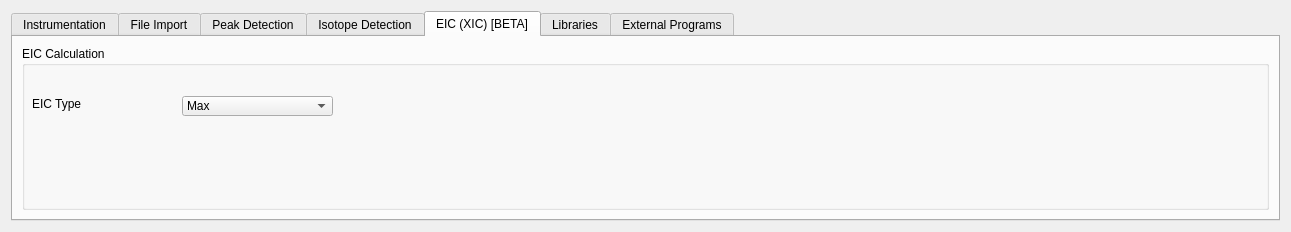
<?xml version="1.0" encoding="UTF-8"?>
<ui version="4.0">
 <class>SettingsForm</class>
 <widget class="QWidget" name="SettingsForm">
  <property name="geometry">
   <rect>
    <x>0</x>
    <y>0</y>
    <width>1291</width>
    <height>232</height>
   </rect>
  </property>
  <property name="sizePolicy">
   <sizepolicy hsizetype="Minimum" vsizetype="Maximum">
    <horstretch>0</horstretch>
    <verstretch>0</verstretch>
   </sizepolicy>
  </property>
  <property name="windowTitle">
   <string>Options</string>
  </property>
  <layout class="QGridLayout" name="gridLayout">
   <item row="0" column="0">
    <widget class="QTabWidget" name="tabWidget">
     <property name="currentIndex">
      <number>4</number>
     </property>
     <widget class="QWidget" name="instrumentationOptions">
      <attribute name="title">
       <string>Instrumentation</string>
      </attribute>
      <layout class="QHBoxLayout" name="horizontalLayout_2">
       <item>
        <widget class="QGroupBox" name="instrumentSettings">
         <property name="title">
          <string>Instrumentation Type</string>
         </property>
         <layout class="QGridLayout" name="gridLayout_2">
          <item row="0" column="0">
           <widget class="QLabel" name="label_3">
            <property name="text">
             <string>Polarity / Ionization Mode:</string>
            </property>
           </widget>
          </item>
          <item row="0" column="1">
           <widget class="QComboBox" name="ionizationMode">
            <item>
             <property name="text">
              <string>Auto Detect</string>
             </property>
            </item>
            <item>
             <property name="text">
              <string>Neutral (0)</string>
             </property>
            </item>
            <item>
             <property name="text">
              <string>Positive (+1)</string>
             </property>
            </item>
            <item>
             <property name="text">
              <string>Negative (-1)</string>
             </property>
            </item>
           </widget>
          </item>
          <item row="0" column="2">
           <widget class="QLabel" name="label_7">
            <property name="text">
             <string>Q1 Accuracy</string>
            </property>
           </widget>
          </item>
          <item row="0" column="3">
           <widget class="QDoubleSpinBox" name="amuQ1">
            <property name="prefix">
             <string/>
            </property>
            <property name="suffix">
             <string> amu</string>
            </property>
            <property name="value">
             <double>0.500000000000000</double>
            </property>
           </widget>
          </item>
          <item row="1" column="1">
           <widget class="QComboBox" name="ionizationType">
            <item>
             <property name="text">
              <string>ESI</string>
             </property>
            </item>
            <item>
             <property name="text">
              <string>EI</string>
             </property>
            </item>
            <item>
             <property name="text">
              <string>CI</string>
             </property>
            </item>
            <item>
             <property name="text">
              <string>APCI</string>
             </property>
            </item>
            <item>
             <property name="text">
              <string>FI/FD</string>
             </property>
            </item>
            <item>
             <property name="text">
              <string>FAB</string>
             </property>
            </item>
            <item>
             <property name="text">
              <string>MALDI</string>
             </property>
            </item>
           </widget>
          </item>
          <item row="1" column="0">
           <widget class="QLabel" name="label_13">
            <property name="text">
             <string>Ionization Type</string>
            </property>
           </widget>
          </item>
          <item row="1" column="2">
           <widget class="QLabel" name="label_14">
            <property name="text">
             <string>Q3 Accuracy</string>
            </property>
           </widget>
          </item>
          <item row="1" column="3">
           <widget class="QDoubleSpinBox" name="amuQ3">
            <property name="suffix">
             <string> amu</string>
            </property>
            <property name="maximum">
             <double>1000000000.000000000000000</double>
            </property>
            <property name="value">
             <double>0.500000000000000</double>
            </property>
           </widget>
          </item>
          <item row="5" column="0">
           <widget class="QLabel" name="label_4">
            <property name="text">
             <string>Instrument Type:</string>
            </property>
           </widget>
          </item>
          <item row="5" column="1">
           <widget class="QComboBox" name="instrumentType">
            <property name="enabled">
             <bool>false</bool>
            </property>
            <item>
             <property name="text">
              <string>Full Spectrum</string>
             </property>
            </item>
            <item>
             <property name="text">
              <string>Triple Quad</string>
             </property>
            </item>
           </widget>
          </item>
         </layout>
        </widget>
       </item>
      </layout>
     </widget>
     <widget class="QWidget" name="FileImport">
      <attribute name="title">
       <string>File Import</string>
      </attribute>
      <layout class="QGridLayout" name="gridLayout_8">
       <item row="1" column="3">
        <widget class="QCheckBox" name="checkBoxMultiprocessing">
         <property name="enabled">
          <bool>true</bool>
         </property>
         <property name="text">
          <string>Enable multiprocessing</string>
         </property>
         <property name="checked">
          <bool>true</bool>
         </property>
        </widget>
       </item>
       <item row="3" column="0">
        <widget class="QLabel" name="label_16">
         <property name="text">
          <string>Scan Filter Intensity Minimum Quantile Cutoff </string>
         </property>
        </widget>
       </item>
       <item row="0" column="0">
        <widget class="QCheckBox" name="centroid_scan_flag">
         <property name="text">
          <string>Centroid Scans</string>
         </property>
        </widget>
       </item>
       <item row="3" column="1">
        <widget class="QSpinBox" name="scan_filter_min_quantile">
         <property name="suffix">
          <string> %</string>
         </property>
        </widget>
       </item>
       <item row="4" column="1">
        <widget class="QSpinBox" name="scan_filter_min_intensity">
         <property name="suffix">
          <string> ions</string>
         </property>
         <property name="prefix">
          <string/>
         </property>
         <property name="maximum">
          <number>1000000000</number>
         </property>
        </widget>
       </item>
       <item row="4" column="0">
        <widget class="QLabel" name="label_15">
         <property name="text">
          <string>Scan Filter:  Minimum Intensity </string>
         </property>
        </widget>
       </item>
       <item row="1" column="1">
        <widget class="QComboBox" name="scan_filter_polarity">
         <item>
          <property name="text">
           <string>Not Filtered</string>
          </property>
         </item>
         <item>
          <property name="text">
           <string>Positive Polarity Scans Only</string>
          </property>
         </item>
         <item>
          <property name="text">
           <string>Negative Polarity Scans Only</string>
          </property>
         </item>
        </widget>
       </item>
       <item row="1" column="0">
        <widget class="QLabel" name="label_9">
         <property name="text">
          <string>Scan Filter Polarity</string>
         </property>
        </widget>
       </item>
       <item row="2" column="0">
        <widget class="QLabel" name="label_12">
         <property name="text">
          <string>Scan Filter MS Level</string>
         </property>
        </widget>
       </item>
       <item row="2" column="1">
        <widget class="QComboBox" name="scan_filter_mslevel">
         <item>
          <property name="text">
           <string>Not Filtered</string>
          </property>
         </item>
         <item>
          <property name="text">
           <string>MS1 Scans Only</string>
          </property>
         </item>
         <item>
          <property name="text">
           <string>MS2 Scans Only</string>
          </property>
         </item>
        </widget>
       </item>
       <item row="1" column="2">
        <spacer name="horizontalSpacer_2">
         <property name="orientation">
          <enum>Qt::Horizontal</enum>
         </property>
         <property name="sizeHint" stdset="0">
          <size>
           <width>40</width>
           <height>20</height>
          </size>
         </property>
        </spacer>
       </item>
       <item row="3" column="4">
        <spacer name="horizontalSpacer">
         <property name="orientation">
          <enum>Qt::Horizontal</enum>
         </property>
         <property name="sizeHint" stdset="0">
          <size>
           <width>40</width>
           <height>20</height>
          </size>
         </property>
        </spacer>
       </item>
      </layout>
     </widget>
     <widget class="QWidget" name="peakDetectOptions">
      <attribute name="title">
       <string>Peak Detection</string>
      </attribute>
      <layout class="QGridLayout" name="gridLayout_7">
       <item row="0" column="0">
        <widget class="QGroupBox" name="groupBox_3">
         <property name="title">
          <string>Peak Detection and Grouping Settings</string>
         </property>
         <layout class="QGridLayout">
          <item row="1" column="0">
           <widget class="QLabel" name="label_2">
            <property name="text">
             <string>EIC Smoothing Window </string>
            </property>
           </widget>
          </item>
          <item row="1" column="1">
           <widget class="QSpinBox" name="eic_smoothingWindow">
            <property name="minimum">
             <number>1</number>
            </property>
            <property name="value">
             <number>1</number>
            </property>
           </widget>
          </item>
          <item row="1" column="2">
           <widget class="QLabel" name="label_5">
            <property name="text">
             <string>scans</string>
            </property>
           </widget>
          </item>
          <item row="3" column="0">
           <widget class="QLabel" name="label_6">
            <property name="text">
             <string>Max Retention Time difference between Peaks</string>
            </property>
           </widget>
          </item>
          <item row="3" column="2">
           <widget class="QLabel" name="label_8">
            <property name="text">
             <string>min</string>
            </property>
           </widget>
          </item>
          <item row="3" column="1">
           <widget class="QDoubleSpinBox" name="grouping_maxRtWindow">
            <property name="maximum">
             <double>999999999.000000000000000</double>
            </property>
            <property name="singleStep">
             <double>0.100000000000000</double>
            </property>
            <property name="value">
             <double>0.250000000000000</double>
            </property>
           </widget>
          </item>
          <item row="0" column="0">
           <widget class="QLabel" name="label_22">
            <property name="text">
             <string>EIC Smoothing Algorithm</string>
            </property>
           </widget>
          </item>
          <item row="0" column="1">
           <widget class="QComboBox" name="eic_smoothingAlgorithm">
            <item>
             <property name="text">
              <string>Savitzky-Golay</string>
             </property>
            </item>
            <item>
             <property name="text">
              <string>Gaussian</string>
             </property>
            </item>
            <item>
             <property name="text">
              <string>Moving Average</string>
             </property>
            </item>
           </widget>
          </item>
         </layout>
        </widget>
       </item>
       <item row="2" column="0">
        <widget class="QPushButton" name="recomputeEICButton">
         <property name="text">
          <string>Recompute EIC</string>
         </property>
        </widget>
       </item>
       <item row="0" column="1">
        <widget class="QGroupBox" name="groupBox_7">
         <property name="title">
          <string>Baseline Calculation</string>
         </property>
         <layout class="QGridLayout" name="gridLayout_6">
          <item row="1" column="0">
           <widget class="QLabel" name="label_20">
            <property name="text">
             <string>Baseline Smooting </string>
            </property>
           </widget>
          </item>
          <item row="1" column="1">
           <widget class="QSpinBox" name="baseline_smoothing">
            <property name="suffix">
             <string> scans</string>
            </property>
            <property name="maximum">
             <number>1000000</number>
            </property>
            <property name="value">
             <number>5</number>
            </property>
           </widget>
          </item>
          <item row="0" column="1">
           <widget class="QSpinBox" name="baseline_quantile">
            <property name="suffix">
             <string> %</string>
            </property>
            <property name="prefix">
             <string/>
            </property>
            <property name="maximum">
             <number>100</number>
            </property>
            <property name="value">
             <number>80</number>
            </property>
           </widget>
          </item>
          <item row="0" column="0">
           <widget class="QLabel" name="label_21">
            <property name="text">
             <string>Drop top x%  intensities from chromatogram</string>
            </property>
           </widget>
          </item>
         </layout>
        </widget>
       </item>
      </layout>
     </widget>
     <widget class="QWidget" name="isotopeDetectOptions">
      <attribute name="title">
       <string>Isotope Detection</string>
      </attribute>
      <layout class="QHBoxLayout" name="horizontalLayout">
       <item>
        <widget class="QGroupBox" name="groupBox">
         <property name="title">
          <string>Samples Are Labeled? </string>
         </property>
         <property name="flat">
          <bool>false</bool>
         </property>
         <layout class="QGridLayout" name="gridLayout_3">
          <item row="3" column="1">
           <widget class="QCheckBox" name="D2Labeled_IsoWidget">
            <property name="text">
             <string>D2</string>
            </property>
           </widget>
          </item>
          <item row="2" column="5">
           <widget class="QDoubleSpinBox" name="doubleSpinBoxAbThresh">
            <property name="decimals">
             <number>1</number>
            </property>
            <property name="maximum">
             <double>100.000000000000000</double>
            </property>
            <property name="singleStep">
             <double>0.500000000000000</double>
            </property>
            <property name="value">
             <double>1.000000000000000</double>
            </property>
           </widget>
          </item>
          <item row="1" column="3">
           <widget class="QCheckBox" name="N15Labeled_BPE">
            <property name="text">
             <string>N15</string>
            </property>
           </widget>
          </item>
          <item row="2" column="4">
           <widget class="QCheckBox" name="S34Labeled_Barplot">
            <property name="text">
             <string>S34</string>
            </property>
           </widget>
          </item>
          <item row="2" column="0">
           <widget class="QLabel" name="label_Barplot">
            <property name="text">
             <string>Isotopic barplot </string>
            </property>
           </widget>
          </item>
          <item row="3" column="4">
           <widget class="QCheckBox" name="S34Labeled_IsoWidget">
            <property name="text">
             <string>S34</string>
            </property>
           </widget>
          </item>
          <item row="2" column="2">
           <widget class="QCheckBox" name="C13Labeled_Barplot">
            <property name="text">
             <string>C13</string>
            </property>
           </widget>
          </item>
          <item row="2" column="1">
           <widget class="QCheckBox" name="D2Labeled_Barplot">
            <property name="text">
             <string>D2</string>
            </property>
           </widget>
          </item>
          <item row="3" column="0">
           <widget class="QLabel" name="label_IsoWidget">
            <property name="text">
             <string>Isotopic widget</string>
            </property>
           </widget>
          </item>
          <item row="2" column="3">
           <widget class="QCheckBox" name="N15Labeled_Barplot">
            <property name="text">
             <string>N15</string>
            </property>
           </widget>
          </item>
          <item row="3" column="2">
           <widget class="QCheckBox" name="C13Labeled_IsoWidget">
            <property name="text">
             <string>C13</string>
            </property>
           </widget>
          </item>
          <item row="1" column="0">
           <widget class="QLabel" name="label_BPE">
            <property name="text">
             <string>Bookmark, peakdetection &amp; file export</string>
            </property>
           </widget>
          </item>
          <item row="1" column="1">
           <widget class="QCheckBox" name="D2Labeled_BPE">
            <property name="enabled">
             <bool>true</bool>
            </property>
            <property name="text">
             <string>D2</string>
            </property>
           </widget>
          </item>
          <item row="2" column="6">
           <widget class="QLabel" name="label_26">
            <property name="text">
             <string>Abundance Threshold</string>
            </property>
           </widget>
          </item>
          <item row="1" column="2">
           <widget class="QCheckBox" name="C13Labeled_BPE">
            <property name="text">
             <string>C13</string>
            </property>
           </widget>
          </item>
          <item row="1" column="5">
           <widget class="QSpinBox" name="noOfIsotopes">
            <property name="maximum">
             <number>100</number>
            </property>
            <property name="value">
             <number>4</number>
            </property>
           </widget>
          </item>
          <item row="3" column="3">
           <widget class="QCheckBox" name="N15Labeled_IsoWidget">
            <property name="text">
             <string>N15</string>
            </property>
           </widget>
          </item>
          <item row="1" column="4">
           <widget class="QCheckBox" name="S34Labeled_BPE">
            <property name="text">
             <string>S34</string>
            </property>
           </widget>
          </item>
          <item row="1" column="6">
           <widget class="QLabel" name="label_27">
            <property name="text">
             <string>Number Of M+n Isotopes</string>
            </property>
           </widget>
          </item>
          <item row="0" column="0" colspan="3">
           <widget class="QCheckBox" name="showBookmarkIsotopes">
            <property name="text">
             <string>Show Isotopes in BookMark Table &amp;&amp; Barplot</string>
            </property>
           </widget>
          </item>
         </layout>
        </widget>
       </item>
       <item>
        <widget class="QGroupBox" name="groupBox_4">
         <property name="title">
          <string>Filter Isotopic Peaks based on these criteria</string>
         </property>
         <layout class="QGridLayout" name="gridLayout_4">
          <item row="3" column="0">
           <widget class="QLabel" name="label_10">
            <property name="text">
             <string>Maximum %Error to Natural Abundance</string>
            </property>
           </widget>
          </item>
          <item row="3" column="1">
           <widget class="QDoubleSpinBox" name="maxNaturalAbundanceErr">
            <property name="prefix">
             <string/>
            </property>
            <property name="suffix">
             <string> %</string>
            </property>
            <property name="decimals">
             <number>2</number>
            </property>
            <property name="minimum">
             <double>0.000000000000000</double>
            </property>
            <property name="maximum">
             <double>999999999.000000000000000</double>
            </property>
            <property name="value">
             <double>100.000000000000000</double>
            </property>
           </widget>
          </item>
          <item row="1" column="0">
           <widget class="QLabel" name="label_11">
            <property name="text">
             <string>Isotope is within [X] scans of parent</string>
            </property>
           </widget>
          </item>
          <item row="0" column="0">
           <widget class="QLabel" name="label">
            <property name="text">
             <string>Minimum Isotope-parent correlation</string>
            </property>
           </widget>
          </item>
          <item row="0" column="1">
           <widget class="QDoubleSpinBox" name="minIsotopicCorrelation">
            <property name="minimum">
             <double>-1.000000000000000</double>
            </property>
            <property name="maximum">
             <double>1.000000000000000</double>
            </property>
            <property name="singleStep">
             <double>0.100000000000000</double>
            </property>
            <property name="value">
             <double>0.200000000000000</double>
            </property>
           </widget>
          </item>
          <item row="1" column="1">
           <widget class="QSpinBox" name="maxIsotopeScanDiff">
            <property name="suffix">
             <string> scans</string>
            </property>
            <property name="minimum">
             <number>0</number>
            </property>
            <property name="maximum">
             <number>999999999</number>
            </property>
            <property name="value">
             <number>5</number>
            </property>
           </widget>
          </item>
          <item row="4" column="0" colspan="2">
           <widget class="QCheckBox" name="isotopeC13Correction">
            <property name="text">
             <string>Correct for Natural C13 Isotope Abundance</string>
            </property>
           </widget>
          </item>
         </layout>
        </widget>
       </item>
      </layout>
     </widget>
     <widget class="QWidget" name="eicOptions">
      <attribute name="title">
       <string>EIC (XIC) [BETA]</string>
      </attribute>
      <layout class="QHBoxLayout" name="horizontalLayout_5">
       <item>
        <widget class="QGroupBox" name="eicCalculation">
         <property name="title">
          <string>EIC Calculation</string>
         </property>
         <widget class="QComboBox" name="eicTypeComboBox">
          <property name="geometry">
           <rect>
            <x>160</x>
            <y>50</y>
            <width>151</width>
            <height>20</height>
           </rect>
          </property>
          <item>
           <property name="text">
            <string>Max</string>
           </property>
          </item>
          <item>
           <property name="text">
            <string>Sum</string>
           </property>
          </item>
         </widget>
         <widget class="QLabel" name="label_28">
          <property name="geometry">
           <rect>
            <x>10</x>
            <y>50</y>
            <width>91</width>
            <height>16</height>
           </rect>
          </property>
          <property name="text">
           <string>EIC Type</string>
          </property>
         </widget>
        </widget>
       </item>
      </layout>
     </widget>
     <widget class="QWidget" name="Libraries">
      <attribute name="title">
       <string>Libraries</string>
      </attribute>
      <layout class="QHBoxLayout" name="horizontalLayout_3">
       <item>
        <widget class="QGroupBox" name="groupBox_6">
         <property name="title">
          <string>Location of Remote and Local Libraries</string>
         </property>
         <layout class="QGridLayout" name="gridLayout_10">
          <item row="0" column="0">
           <widget class="QLabel" name="label_17">
            <property name="text">
             <string>Remote Data Server</string>
            </property>
           </widget>
          </item>
          <item row="0" column="2">
           <widget class="QLineEdit" name="data_server_url">
            <property name="text">
             <string>http://genomics-pubs.princeton.edu/mzroll/</string>
            </property>
           </widget>
          </item>
          <item row="1" column="0">
           <widget class="QLabel" name="label_18">
            <property name="text">
             <string>Methods Folder</string>
            </property>
           </widget>
          </item>
          <item row="1" column="1">
           <widget class="QPushButton" name="methodsFolderSelect">
            <property name="icon">
             <iconset resource="../mzroll.qrc">
              <normaloff>:/images/fileopen.png</normaloff>:/images/fileopen.png</iconset>
            </property>
           </widget>
          </item>
          <item row="1" column="2">
           <widget class="QLineEdit" name="methodsFolder"/>
          </item>
          <item row="2" column="0">
           <widget class="QLabel" name="label_19">
            <property name="text">
             <string>Pathways Folder</string>
            </property>
           </widget>
          </item>
          <item row="2" column="1">
           <widget class="QPushButton" name="pathwaysFolderSelect">
            <property name="icon">
             <iconset resource="../mzroll.qrc">
              <normaloff>:/images/fileopen.png</normaloff>:/images/fileopen.png</iconset>
            </property>
           </widget>
          </item>
          <item row="2" column="2">
           <widget class="QLineEdit" name="pathwaysFolder"/>
          </item>
          <item row="3" column="0">
           <widget class="QLabel" name="label_23">
            <property name="text">
             <string>Scripts Folder</string>
            </property>
           </widget>
          </item>
          <item row="3" column="1">
           <widget class="QPushButton" name="scriptsFolderSelect">
            <property name="icon">
             <iconset resource="../mzroll.qrc">
              <normaloff>:/images/fileopen.png</normaloff>:/images/fileopen.png</iconset>
            </property>
           </widget>
          </item>
          <item row="3" column="2">
           <widget class="QLineEdit" name="scriptsFolder"/>
          </item>
          <item row="0" column="3">
           <widget class="QPushButton" name="fetchCompounds">
            <property name="text">
             <string>Fetch Compounds</string>
            </property>
           </widget>
          </item>
         </layout>
        </widget>
       </item>
      </layout>
     </widget>
     <widget class="QWidget" name="ExternalPrograms">
      <attribute name="title">
       <string>External Programs</string>
      </attribute>
      <layout class="QGridLayout" name="gridLayout_5">
       <item row="1" column="5">
        <widget class="QLineEdit" name="Rprogram">
         <property name="inputMask">
          <string/>
         </property>
         <property name="placeholderText">
          <string>Rscript.exe</string>
         </property>
        </widget>
       </item>
       <item row="0" column="5">
        <widget class="QLineEdit" name="RawExtractProgram">
         <property name="text">
          <string>msconvert.exe</string>
         </property>
         <property name="placeholderText">
          <string>rawExtractor.exe</string>
         </property>
        </widget>
       </item>
       <item row="0" column="1">
        <widget class="QLabel" name="label_25">
         <property name="text">
          <string>ProteoWizzard</string>
         </property>
        </widget>
       </item>
       <item row="1" column="1">
        <widget class="QLabel" name="label_24">
         <property name="text">
          <string>R Executable </string>
         </property>
        </widget>
       </item>
       <item row="0" column="4">
        <widget class="QPushButton" name="rawExtractSelect">
         <property name="icon">
          <iconset resource="../mzroll.qrc">
           <normaloff>:/images/fileopen.png</normaloff>:/images/fileopen.png</iconset>
         </property>
        </widget>
       </item>
       <item row="1" column="4">
        <widget class="QPushButton" name="RProgramSelect">
         <property name="icon">
          <iconset resource="../mzroll.qrc">
           <normaloff>:/images/fileopen.png</normaloff>:/images/fileopen.png</iconset>
         </property>
        </widget>
       </item>
      </layout>
     </widget>
    </widget>
   </item>
  </layout>
 </widget>
 <resources>
  <include location="../mzroll.qrc"/>
 </resources>
 <connections/>
</ui>
